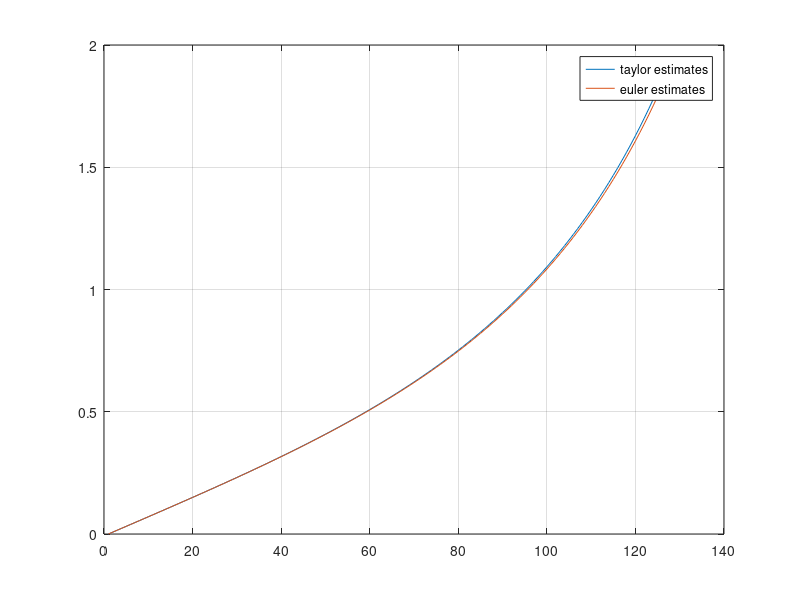

Source code (MATLAB):
clear all; 
%Taylor
%derivatives
xn1 = @(t, x) 1 + x^2 + t^3;
xn2 = @(t, x, x1) 2 * x * x1 + 3*t^2; 
xn3 = @(t, x, x1, x2) 2 * x1^2 + 2 * x * x2 + 6 * t; 
xn4 = @(x, x1, x2, x3) 6 * x1 * x2 + 2 * x * x3 + 6; 
%x + 1
x_next = @(x, x1, x2, x3, x4, h) x + h * x1 + h^2/2 * x2 + h^3/6 * x3 + h^4/24 * x4; 

%initial conditions
t = 0; 
x = 0;
h = 1/128; 
n = 128; 

%for debug
tt = zeros(128,1); 
ii = zeros(128,1);
xt = zeros(128,1);

%loop over x 
for i = 1:n
    xt(i) = x; 
    x1 = xn1(t, x); 
    x2 = xn2(t, x, x1); 
    x3 = xn3(t, x, x1, x2); 
    x4 = xn4(x, x1, x2, x3); 
    x = x_next(x, x1, x2, x3, x4, h); 
    t = i * h; 
end
 
taylor = x; 

%Euler

%initial conditions
t = 0; 
x = 0;
h = 1/128; 
n = 128;

xe = zeros(128,1); 

%loop over the x 
for i = 1:n
    xe(i) = x;
    x1 = xn1(t, x); 
    x = x + h*x1; 
    t = i * h; 
end

euler = x; 

figure(1);
plot(1:n, xt); 
hold on; 
plot(1:n, xe);
legend('taylor estimates', 'euler estimates');
grid on; 


